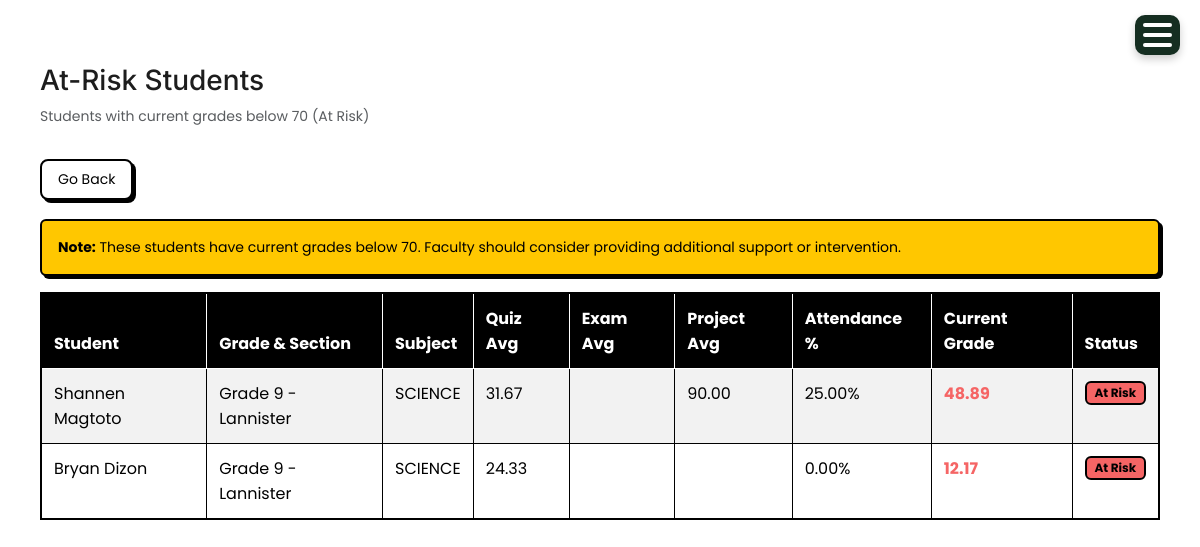
Screenshot of /score/at-risk/ (signed in) with the database file from the repository.
### account/models.py (models this page shows, shortened)
class StudentRecord(models.Model):
    STATUS_CHOICES = [
        ('active', 'Active'),
        ('inactive', 'Inactive'),
        ('graduated', 'Graduated'),
        ('transferred', 'Transferred'),
    ]
    SECTION_CHOICES = [
        ('Grade 7', 'Grade 7'),
        ('Grade 8', 'Grade 8'),
        ('Grade 9', 'Grade 9'),
        ('Grade 10', 'Grade 10'),
    ]
    GENDER_CHOICES = [
        ('Male', 'Male'),
        ('Female', 'Female'),
    ]
    student_id = models.PositiveIntegerField()
    fullname = models.CharField(max_length=100)
    grade_and_section = models.CharField(max_length=20, choices=SECTION_CHOICES, default='active')
    gender = models.CharField(max_length=20, choices=GENDER_CHOICES, default='active')
    age = models.PositiveIntegerField()
    address = models.CharField(max_length=200)
    parent = models.CharField(max_length=100)
    parent_contact = models.PositiveIntegerField()
    status = models.CharField(max_length=20, choices=STATUS_CHOICES, default='active')
    account_username = models.CharField(max_length=150, blank=True, null=True)

class Subject(models.Model):
    code = models.CharField(max_length=20, default='DEFAULT_CODE')
    name = models.CharField(max_length=100)
    department = models.CharField(max_length=100)
    grade_level = models.CharField(max_length=10, choices=[
        ('Grade 7', 'Grade 7'),
        ('Grade 8', 'Grade 8'),
        ('Grade 9', 'Grade 9'),
        ('Grade 10', 'Grade 10')
    ], blank=True, null=True)
    status = models.CharField(max_length=10, choices=[('Active','Active'),('Inactive','Inactive')])

### account/views.py (the view)
# urls.py: path('score/at-risk/', views.get_at_risk_students, name='at_risk_students'),
@login_required
@user_passes_test(faculty_required)
def get_at_risk_students(request):
    students = StudentRecord.objects.filter(status='active')
    at_risk_list = []
    for student in students:
        subjects_with_scores = Subject.objects.filter(
            Q(quiz_scores__student=student) |
            Q(exam_scores__student=student) |
            Q(project_scores__student=student) |
            Q(attendance_sessions__attendance_records__student=student)
        ).distinct()
        for subject in subjects_with_scores:
            quiz_scores = QuizScore.objects.filter(student=student, subject=subject)
            exam_scores = ExamScore.objects.filter(student=student, subject=subject)
            project_scores = ProjectScore.objects.filter(student=student, subject=subject)
            attendance_sessions = WeeklyAttendanceSession.objects.filter(subject=subject)
            avg_quiz = None
            if quiz_scores.exists():
                scores = [float(qs.score) for qs in quiz_scores]
                avg_quiz = sum(scores) / len(scores) if scores else None
            avg_exam = None
            if exam_scores.exists():
                scores = [float(es.score) for es in exam_scores]
                avg_exam = sum(scores) / len(scores) if scores else None
            avg_project = None
            if project_scores.exists():
                scores = [float(ps.score) for ps in project_scores]
                avg_project = sum(scores) / len(scores) if scores else None
            avg_attendance = None
            if attendance_sessions.exists():
                overall_present = 0
                overall_total = 0
                for session in attendance_sessions:
                    try:
                        record = WeeklyAttendanceRecord.objects.get(session=session, student=student)
                        summary = record.get_attendance_summary()
                        sessions_list = summary.split(',')
                        present_count = sum(1 for s in sessions_list if s == 'P')
                        total_count = len([s for s in sessions_list if s != '-'])
                        overall_present += present_count
                        overall_total += total_count
                    except WeeklyAttendanceRecord.DoesNotExist:
                        continue
                if overall_total > 0:
                    avg_attendance = round((overall_present / overall_total) * 100, 2)
            available_scores = []
            if avg_quiz is not None:
                available_scores.append(avg_quiz)
            if avg_exam is not None:
                available_scores.append(avg_exam)
            if avg_project is not None:
                available_scores.append(avg_project)
            if avg_attendance is not None:
                available_scores.append(avg_attendance)
            if available_scores:
                current_grade = sum(available_scores) / len(available_scores)
                if current_grade < 70:
                    at_risk_list.append({
                        'student': student,
                        'subject': subject,
                        'current_grade': current_grade,
                        'performance_category': 'At Risk',
                        'avg_quiz': avg_quiz,
                        'avg_exam': avg_exam,
                        'avg_project': avg_project,
                        'avg_attendance': avg_attendance,
                    })
    if request.headers.get('X-Requested-With') == 'XMLHttpRequest':
        return render(request, 'modals/at_risk_students_modal.html', {
            'at_risk_list': at_risk_list,
            'tab': 'score'
        })
    return render(request, 'at_risk_students.html', {
        'at_risk_list': at_risk_list,
        'tab': 'score'
    })

### account/models.py (called while the page is built)
    def get_attendance_summary(self):
        sessions = []
        for i in range(1, 5):
            attr_name = f'session_{i}'
            value = getattr(self, attr_name, None)
            sessions.append(value if value else '-')
        return ','.join(sessions)

### account/views.py (called while the page is built)
def faculty_required(user):
    return user.is_authenticated and (user.role == 'faculty' or user.role == 'admin')

### templates/at_risk_students.html (shortened to what this page needs)
{% extends 'base.html' %}
{% block content %}
<div class="container mt-4">
  <h2>At-Risk Students</h2>
  <p class="text-muted">Students with current grades below 70 (At Risk)</p>
  <a href="{% url 'score' %}" class="btn btn-secondary mb-3">Go Back</a>
  {% if at_risk_list %}
  <div class="alert alert-warning">
    <strong>Note:</strong> These students have current grades below 70.
    Faculty should consider providing additional support or intervention.
  </div>
  <div class="table-responsive">
    <table class="table table-striped table-bordered">
      <thead class="table-dark">
        <tr>
          <th>Student</th>
          <th>Grade & Section</th>
          <th>Subject</th>
          <th>Quiz Avg</th>
          <th>Exam Avg</th>
          <th>Project Avg</th>
          <th>Attendance %</th>
          <th>Current Grade</th>
          <th>Status</th>
        </tr>
      </thead>
      <tbody>
        {% for item in at_risk_list %}
        <tr>
          <td>{{ item.student.fullname }}</td>
          <td>{{ item.student.grade_and_section }}</td>
          <td>{{ item.subject.name }}</td>
          <td>{{ item.avg_quiz|floatformat:2 }}</td>
          <td>{{ item.avg_exam|floatformat:2 }}</td>
          <td>{{ item.avg_project|floatformat:2 }}</td>
          <td>{{ item.avg_attendance|floatformat:2 }}%</td>
          <td><strong class="text-danger">{{ item.current_grade|floatformat:2 }}</strong></td>
          <td>
            <span class="badge bg-danger">At Risk</span>
          </td>
        </tr>
        {% endfor %}
      </tbody>
    </table>
  </div>
  {% else %}
  <div class="alert alert-success">
    <h4>Great News!</h4>
    <p>No students are currently at risk (all students have grades of 70 or above).</p>
  </div>
  {% endif %}
</div>
{% endblock %}

### static/css/sidebar.css (style rules this page uses)
:root { --sidebar-bg: #152E21; --sidebar-text: #9CA576; --content-bg: #FFFFFF; --line-clr: #616161; --hover-clr: #3f6a469d ; --accent-clr: #d9bae7; --secondary-text-clr: #1D1D1D; }
* { margin: 0; padding: 0; font-family: Poppins, sans-serif; }
html { font-family: Poppins, Inter, Segoe UI, sans-serif; line-height: 1.5rem; }
body { min-height: 100vh; min-height: 100dvh; background: var(--content-bg); color: var(--sidebar-text); display: grid; grid-template-columns: auto 1fr; }
main p { color: var(--secondary-text-clr); }
.container { border-radius: 1em; margin-bottom: 20px; color: #1D1D1D; }
h2 { font-family: Inter, sans-serif; }
@media (max-width: 1200px) { body { grid-template-columns: 1fr; } }
@media (max-width: 1200px) { .container { border: none; padding: 0; } }

### static/css/modal_common.css (style rules this page uses)
.text-muted { margin-top: 0.5rem; margin-bottom: 2rem; }
.text-muted { margin-top: 0.5rem; }
.global-button-style, button:not(.dropdown-btn, #hamburger-btn, .dropdown-open, .search-btn), .btn:not(.dropdown-btn, #hamburger-btn), .btn-action:not(.dropdown-btn, #hamburger-btn), .modal-save:not(.dropdown-btn, #hamburger-btn), .modal-cancel:not(.dropdown-btn, #hamburger-btn), .view-all-btn:not(.dropdown-btn, #hamburger-btn), .timeline-btn:not(.dropdown-btn, #hamburger-btn), .btn-action-predict:not(.dropdown-btn, #hamburger-btn), .btn-action-edit:not(.dropdown-btn, #hamburger-btn), .btn-action-delete:not(.dropdown-btn, #hamburger-btn), .btn-icon:not(.dropdown-btn, #hamburger-btn), .btn-icon-delete:not(.dropdown-btn, #hamburger-btn) { border-radius: 8px; transition: transform 0.14s ease, filter 0.14s ease, box-shadow 0.14s ease; display: inline-flex; align-items: center; justify-content: center; gap: 8px; }
.btn, .modal-cancel, .view-all-btn { text-decoration: none !important; }
body { overflow-x: hidden; }

### rows the page displays
StudentRecord: student.fullname "Shannen Magtoto", student.grade_and_section "Grade 9 - Lannister", subject.name "SCIENCE", avg_quiz "31.67", avg_project "90.00", avg_attendance "25.00", current_grade "48.89"
StudentRecord: student.fullname "Bryan Dizon", student.grade_and_section "Grade 9 - Lannister", subject.name "SCIENCE", avg_quiz "24.33", avg_attendance "0.00", current_grade "12.17"
